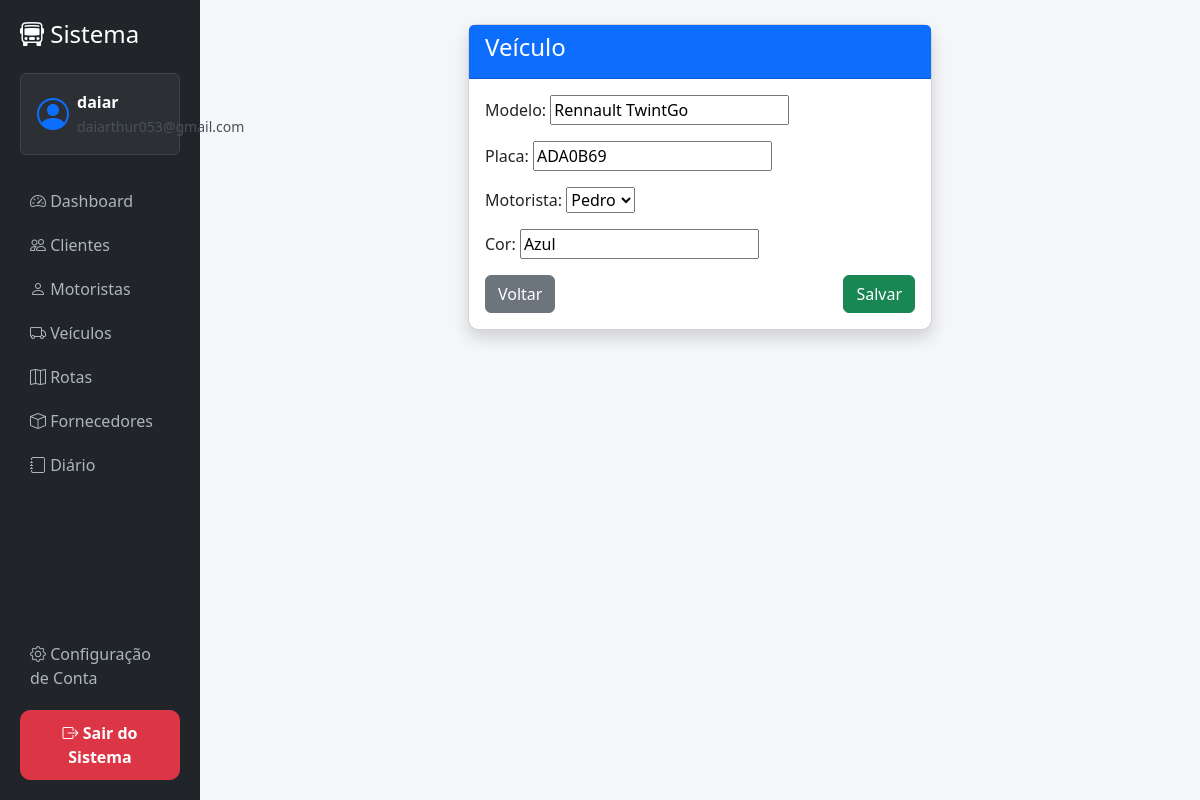
Page /veiculos/editar/1/ (signed in) on the committed database.
### veiculos/models.py (models this page shows, shortened)
class Veiculo(models.Model):
    modelo = models.CharField(max_length=100)
    placa = models.CharField(max_length=10)
    motorista = models.ForeignKey(Motorista, on_delete=models.CASCADE)
    cor = models.CharField(max_length=50, default='Desconhecida', blank=False)

### veiculos/views.py (the view)
# urls.py: path('editar/<int:id>/', views.editar_veiculo, name='editar_veiculo'),
@login_required
def editar_veiculo(request, id):
    veiculo = get_object_or_404(Veiculo, id=id)
    form = VeiculoForm(request.POST or None, instance=veiculo)
    if form.is_valid():
        form.save()
        return redirect('lista_veiculos')
    return render(request, 'veiculos/form.html', {'form': form})

### veiculos/forms.py
class VeiculoForm(forms.ModelForm):
    class Meta:
        model = Veiculo
        fields = '__all__'

### motoristas/models.py (called while the page is built)
    def __str__(self):
        return self.nome

### templates/veiculos/form.html (shortened to what this page needs)
{% extends 'base.html' %}
{% block content %}
<div class="row justify-content-center">
    <div class="col-md-6">
        <div class="card shadow">
            <div class="card-header bg-primary text-white">
                <h4>Veículo</h4>
            </div>
            <div class="card-body">
                <form method="POST">
                    {{ form.as_p }}
                    <div class="d-flex justify-content-between">
                        <a href="/veiculos/" class="btn btn-secondary">Voltar</a>
                        <button class="btn btn-success">Salvar</button>
                    </div>
                </form>
            </div>
        </div>
    </div>
</div>
{% endblock %}

### templates/base.html (shortened to what this page needs)
<!doctype html>
<html lang="pt-br">
  <head>
    <link
      href="https://cdn.jsdelivr.net/npm/bootstrap@5.3.0/dist/css/bootstrap.min.css"
      rel="stylesheet"
    />
    <link
      href="https://cdn.jsdelivr.net/npm/bootstrap-icons/font/bootstrap-icons.css"
      rel="stylesheet"
    />
  </head>
  <body>
    <div class="container-fluid">
      <div class="row">
        <div
          class="col-md-2 sidebar d-flex flex-column justify-content-between"
        >
          <div>
            <h4 class="text-white mb-4">
              <i class="bi bi-bus-front"></i> Sistema
            </h4>
            <div class="user-box mb-4 p-3 rounded">
              <div class="d-flex align-items-center gap-2">
                <div class="user-icon">
                  <i class="bi bi-person-circle"></i>
                </div>
                <div>
                  <strong>{{ request.user.username }}</strong>
                  <br />
                  <small class="text-light-emphasis">
                    {{ request.user.email }}
                  </small>
                </div>
              </div>
            </div>
            <a href="/"> <i class="bi bi-speedometer2"></i> Dashboard </a>
            <a href="/clientes/"> <i class="bi bi-people"></i> Clientes </a>
            <a href="/motoristas/"> <i class="bi bi-person"></i> Motoristas </a>
            <a href="/veiculos/"> <i class="bi bi-truck"></i> Veículos </a>
            <a href="/rotas/"> <i class="bi bi-map"></i> Rotas </a>
            <a href="/fornecedores/">
              <i class="bi bi-box"></i> Fornecedores
            </a>
            <a href="/diario/"> <i class="bi bi-journal"></i> Diário </a>
          </div>
          <div>
            <a href="/perfil/" class="config-link">
              <i class="bi bi-gear"></i>
              Configuração de Conta
            </a>
            <form action="{% url 'logout' %}" method="post">
              <button class="btn btn-danger logout-btn w-100">
                <i class="bi bi-box-arrow-right"></i>
                Sair do Sistema
              </button>
            </form>
          </div>
        </div>
        <div class="col-md-10 p-4">{% block content %}{% endblock %}</div>
      </div>
    </div>
  </body>
</html>

### templates/base.html (style rules this page uses)
body { background-color: #f4f6f9; display: flex; }
.sidebar { background: #212529; color: white; min-height: 100vh; padding: 20px; }
.sidebar a { color: #adb5bd; display: block; padding: 10px; text-decoration: none; border-radius: 5px; }
.card { border-radius: 10px; }
.user-box { background: #2c3034; border: 1px solid #3d4348; }
.user-icon { font-size: 2rem; color: #0d6efd; }
.config-link { margin-bottom: 10px; }
.logout-btn { border-radius: 10px; padding: 10px; font-weight: 600; transition: 0.2s; }

### rows in the picture
Veiculo: modelo "Rennault TwintGo", placa "ADA0B69", motorista "Pedro", cor "Azul"

### other values in the picture
{{ request.user.username }} "daiar"
{{ request.user.email }} "daiarthur053@gmail.com"
